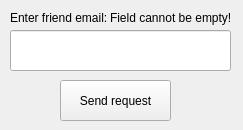
<?xml version="1.0" encoding="UTF-8"?>
<ui version="4.0">
 <class>AddFriend</class>
 <widget class="QMainWindow" name="AddFriend">
  <property name="geometry">
   <rect>
    <x>0</x>
    <y>0</y>
    <width>243</width>
    <height>130</height>
   </rect>
  </property>
  <property name="windowTitle">
   <string>Add Friend</string>
  </property>
  <property name="windowIcon">
   <iconset resource="Resources.qrc">
    <normaloff>:/Img/Img/icon.jpg</normaloff>:/Img/Img/icon.jpg</iconset>
  </property>
  <widget class="QWidget" name="centralwidget">
   <widget class="QLineEdit" name="lineEdit">
    <property name="geometry">
     <rect>
      <x>10</x>
      <y>30</y>
      <width>221</width>
      <height>41</height>
     </rect>
    </property>
   </widget>
   <widget class="QLabel" name="label">
    <property name="geometry">
     <rect>
      <x>10</x>
      <y>10</y>
      <width>111</width>
      <height>16</height>
     </rect>
    </property>
    <property name="text">
     <string>Enter friend email:</string>
    </property>
   </widget>
   <widget class="QLabel" name="Error">
    <property name="geometry">
     <rect>
      <x>110</x>
      <y>10</y>
      <width>121</width>
      <height>16</height>
     </rect>
    </property>
    <property name="text">
     <string>Field cannot be empty!</string>
    </property>
   </widget>
   <widget class="QPushButton" name="pushButton">
    <property name="geometry">
     <rect>
      <x>60</x>
      <y>80</y>
      <width>111</width>
      <height>41</height>
     </rect>
    </property>
    <property name="cursor">
     <cursorShape>PointingHandCursor</cursorShape>
    </property>
    <property name="text">
     <string>Send request</string>
    </property>
   </widget>
  </widget>
 </widget>
 <resources>
  <include location="Resources.qrc"/>
 </resources>
 <connections/>
</ui>
